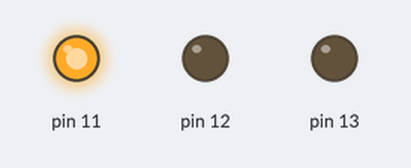
Simulated run of this program. Board: Raspberry Pi (header pin numbers). Shown: output pins drawn as LEDs (lit = HIGH).

Above: at 0.15 s.
At 1.35 s:
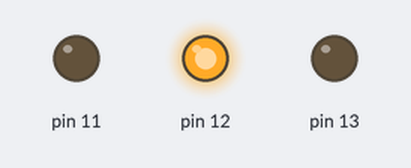
At 2.55 s:
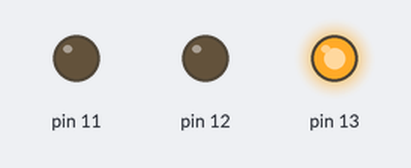
Timing chart, 0 to 3.0 s (numbered marks = the images above):
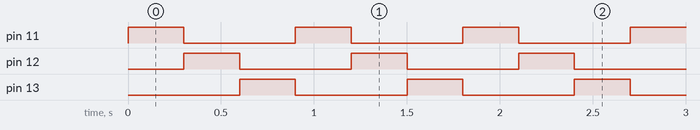

Measured:
- by itself, pin 11–13: alternates HIGH for 0.30 s and LOW for 0.60 s
- by itself, everything shown: repeats every 0.90 s, in 3 steps

The program:

run.py
```python
#!/usr/bin/python
import RPi.GPIO as GPIO
import time

GPIO.setmode(GPIO.BOARD)

GPIO.setup(11, GPIO.OUT)
GPIO.setup(12, GPIO.OUT)
GPIO.setup(13, GPIO.OUT)

try:
    while 1:
        GPIO.output(13, GPIO.LOW)
        GPIO.output(11, GPIO.HIGH)
        time.sleep(0.3)
        GPIO.output(11, GPIO.LOW)
        GPIO.output(12, GPIO.HIGH)
        time.sleep(0.3)
        GPIO.output(12, GPIO.LOW)
        GPIO.output(13, GPIO.HIGH)
        time.sleep(0.3)
except KeyboardInterrupt:
    print " Quit"
    GPIO.cleanup()
```
